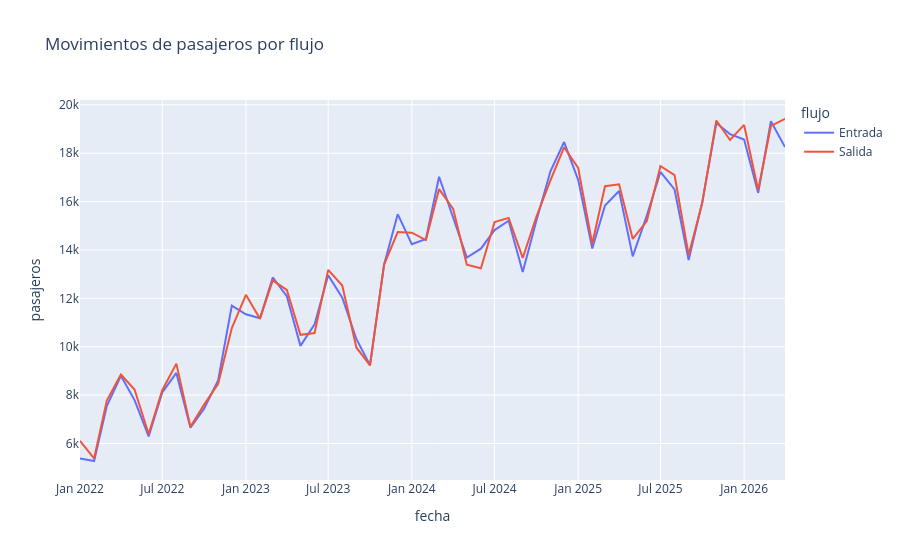
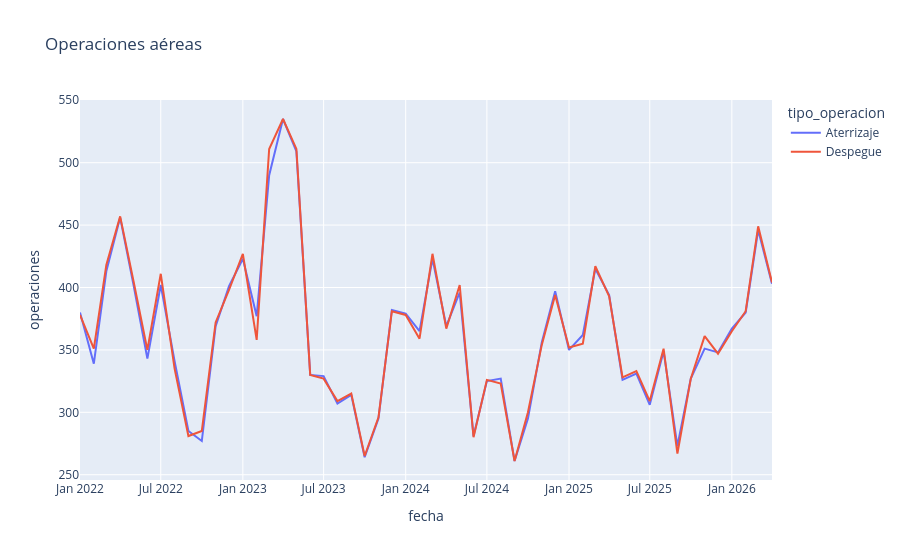

Notebook cell for these charts, in order:
### Markdown cell above
## 7. Aeropuerto AIMM
Pasajeros y operaciones se muestran en gráficas separadas. **No son visitantes únicos ni turistas necesariamente**.

### Code cell
air = resultados["aimm_pasajeros_indicadores"]
ops = resultados["aimm_operaciones_indicadores"]
px.line(air.groupby(["fecha","flujo"],as_index=False).pasajeros.sum(),x="fecha",y="pasajeros",color="flujo",title="Movimientos de pasajeros por flujo").show()
px.line(ops,x="fecha",y="operaciones",color="tipo_operacion",title="Operaciones aéreas").show()
